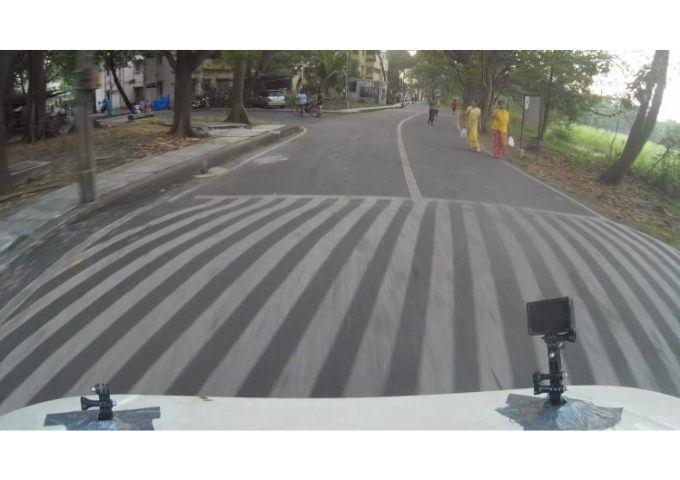
//> input picture test_cases/8_3.png, 680 x 480 px
$ ./canny_hough   (built with g++ and OpenCV 4)
//> lines starting //> are read from the running program, lines starting //| are printed output that depends on the picture; after the words box and inside, x2 and y2 are one past the last pixel; in counts of white or black regions, pixels touching at a corner belong together
#include <opencv2/imgproc.hpp>
#include <opencv2/imgcodecs.hpp>
#include <opencv2/highgui.hpp>
#include <opencv2/opencv.hpp>

using namespace cv;
using namespace std;
//global
Mat img,adp,blurr,canny,hou;
int max_value = 255;
int odd_ker = 60;//or 70-97 for gaussian//20-40 for mean
int ker_size = 2*odd_ker + 3;
int d = 80;
int c = d-80;
int i = 10;
int thres_inter = 50;
int lmin = 50;
int dmax = 10;
void hough(int ,void*)
{
	//parameters for trackbars
	ker_size = 2*odd_ker + 1;
	c = d-80;
	//adaptive thresholding
	/*adaptiveThreshold(img,adp,max_value,ADAPTIVE_THRESH_MEAN_C, THRESH_BINARY,ker_size,c);
	imshow("adaptiveThreshold_mean",adp);*/
	adaptiveThreshold(img,adp,max_value,ADAPTIVE_THRESH_GAUSSIAN_C, THRESH_BINARY,ker_size,c);
	imshow("adaptiveThreshold_gaussian",adp);
	//filter of blur to remove noise dil,erode +blurs

	//blur
	medianBlur(adp,blurr,(2*i+1));
	//GaussianBlur(adp,blurr,Size(2*i+1,2*i+1),0,0);
	imshow("blur",blurr);
	//edge detection
	Canny(blurr,canny,100,300,3);
	imshow("canny",canny);
	//hough line transfom
	vector<Vec4i> linesP;
	HoughLinesP(canny,linesP,1,CV_PI/180,thres_inter,lmin,dmax );
	//drawing the lines
	hou = img.clone();
	for( size_t i = 0; i < linesP.size(); i++ )
    {
        Vec4i l = linesP[i];
        line( hou, Point(l[0], l[1]), Point(l[2], l[3]), Scalar(255,0,0), 3, LINE_AA);
    }
	imshow("hough",hou);
	waitKey(0);

}
int main()
{
	img = imread("8_3.png",0);
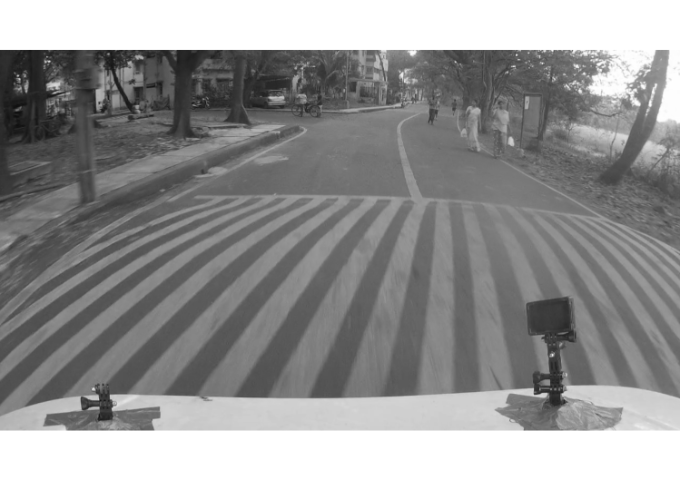
//> img: 480 rows x 680 cols, CV_8UC1; min 15, max 255, mean 145.7
	namedWindow("adaptiveThreshold",CV_WINDOW_FREERATIO);
	namedWindow("blur",CV_WINDOW_FREERATIO);
	namedWindow("canny",CV_WINDOW_FREERATIO);
	namedWindow("hough",CV_WINDOW_FREERATIO);
	createTrackbar("max_value","adaptiveThreshold",&max_value,255,hough);
	createTrackbar("odd_ker","adaptiveThreshold",&odd_ker,600,hough);
	createTrackbar("d","adaptiveThreshold",&d,333,hough);
	createTrackbar("i","blur",&i,50,hough);
	createTrackbar("thres_inter","hough",&thres_inter,200,hough);
	createTrackbar("lmin","hough",&lmin,100,hough);
	createTrackbar("dmax","hough",&dmax,50,hough);
	hough(max_value,0);
//> in hough, `adaptiveThreshold(img,adp,max_value,ADAPTIVE_THRESH_GAUSSIAN_C, THRESH..`:
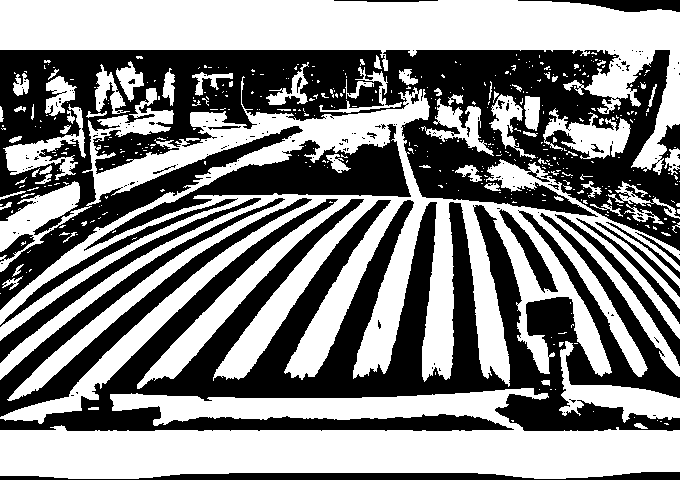
//> adp: 480 rows x 680 cols, CV_8UC1; 52.4% white; 183 black regions (159 under 20 px), largest, box (x1, y1, x2, y2) and area: (0, 50, 680, 310) 65987, (0, 199, 680, 431) 56598, (0, 198, 312, 417) 9002
//> in hough, `medianBlur(adp,blurr,(2*i+1));`:
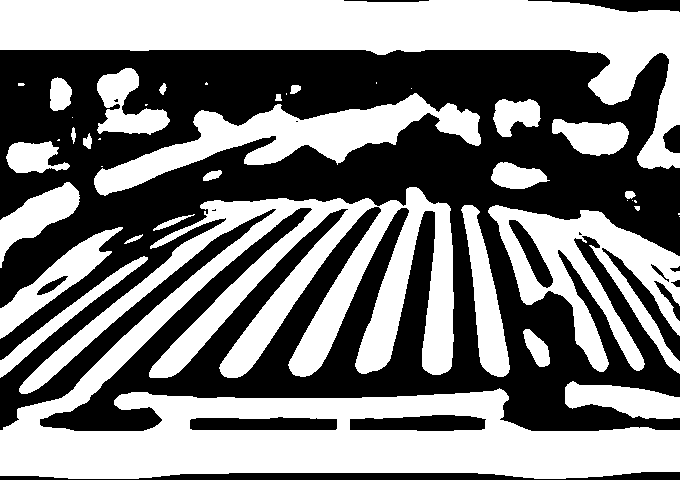
//> blurr: 480 rows x 680 cols, CV_8UC1; 49.9% white; 41 white regions (15 under 20 px), largest, box (x1, y1, x2, y2) and area: (0, 187, 680, 479) 74398, (0, 0, 680, 169) 37708, (488, 205, 680, 374) 13557
//> in hough, `Canny(blurr,canny,100,300,3);`:
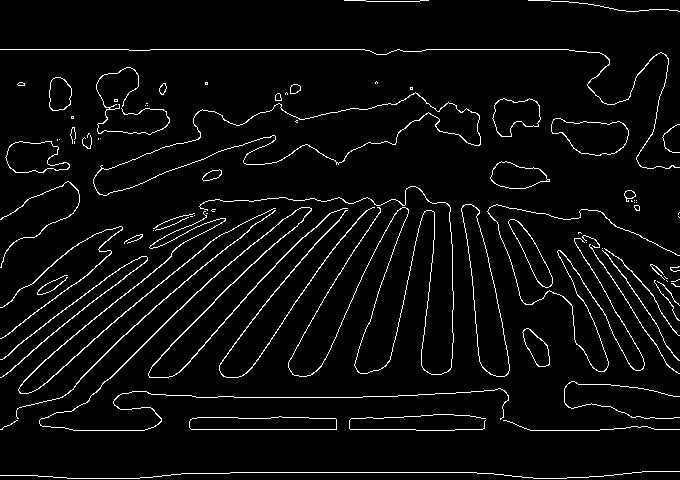
//> canny: 480 rows x 680 cols, CV_8UC1; 4.3% white in thin lines or dots
//> in hough, `HoughLinesP(canny,linesP,1,CV_PI/180,thres_inter,lmin,dmax );`: linesP = 58 lines (x1, y1, x2, y2), first 8: [0, 49, 128, 49], [350, 429, 415, 429], [230, 472, 476, 472], [130, 357, 219, 271], [530, 430, 599, 430], [102, 331, 223, 233], [45, 359, 170, 257], [234, 397, 362, 397]
//> the loop in hough, `for( size_t i = 0; i < linesP.size(); i++ )` made 58 passes
//> l on passes 1 to 12: [0, 49, 128, 49], [350, 429, 415, 429], [230, 472, 476, 472], [130, 357, 219, 271], [530, 430, 599, 430], [102, 331, 223, 233], [45, 359, 170, 257], [234, 397, 362, 397], [184, 367, 264, 276], [40, 343, 147, 259], [246, 327, 325, 233], [62, 397, 134, 325]
//> after the loop in hough, `for( size_t i = 0; i < linesP.size(); i++ )`:
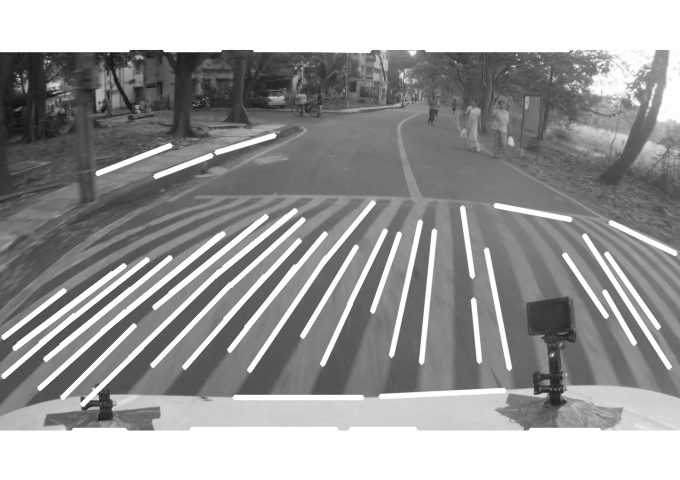
//> hou: 480 rows x 680 cols, CV_8UC1; 9.33% of pixels changed, all inside (x1, y1, x2, y2) = (0, 49, 679, 431)
	return 0;
}

$ run again, with test_cases/0_0.png copied over test_cases/8_3.png
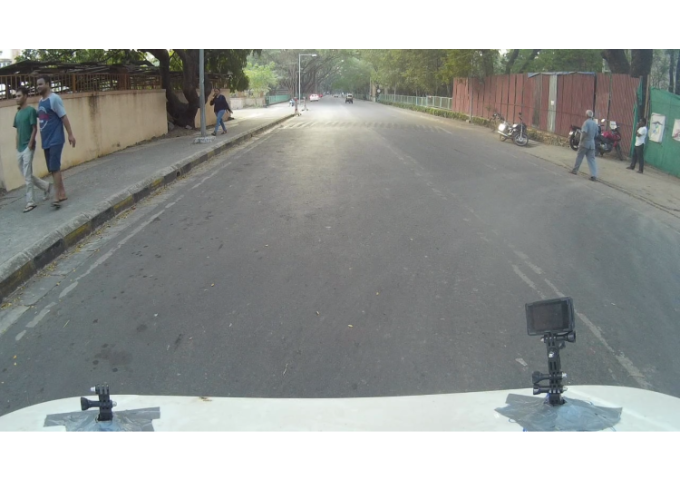
//> input picture test_cases/0_0.png, 680 x 480 px
//> in hough, `adaptiveThreshold(img,adp,max_value,ADAPTIVE_THRESH_GAUSSIAN_C, THRESH..`:
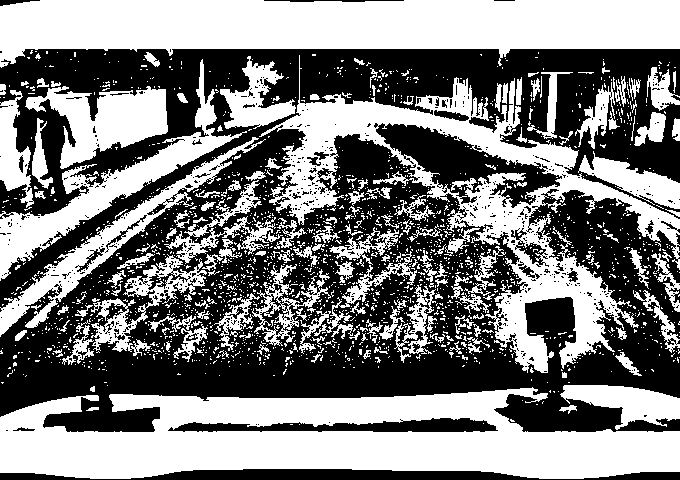
//> adp: 480 rows x 680 cols, CV_8UC1; 49.6% white; 1989 white regions (1815 under 20 px), largest, box (x1, y1, x2, y2) and area: (0, 387, 680, 479) 40712, (0, 0, 680, 68) 33415, (259, 55, 680, 373) 27047
//> blurr: 480 rows x 680 cols, CV_8UC1; 44.5% white; 43 white regions (18 under 20 px), largest, box (x1, y1, x2, y2) and area: (0, 384, 680, 479) 45598, (0, 0, 680, 65) 33638, (226, 64, 680, 370) 33440
//> canny: 480 rows x 680 cols, CV_8UC1; 2.7% white in thin lines or dots
//> linesP = 16 lines (x1, y1, x2, y2), first 8: [260, 48, 488, 48], [407, 431, 477, 431], [350, 397, 499, 390], [290, 468, 390, 469], [279, 397, 335, 397], [13, 266, 73, 228], [121, 393, 196, 396], [5, 305, 58, 261]
//> the loop in hough, `for( size_t i = 0; i < linesP.size(); i++ )` made 16 passes
//> after the loop in hough, `for( size_t i = 0; i < linesP.size(); i++ )`:
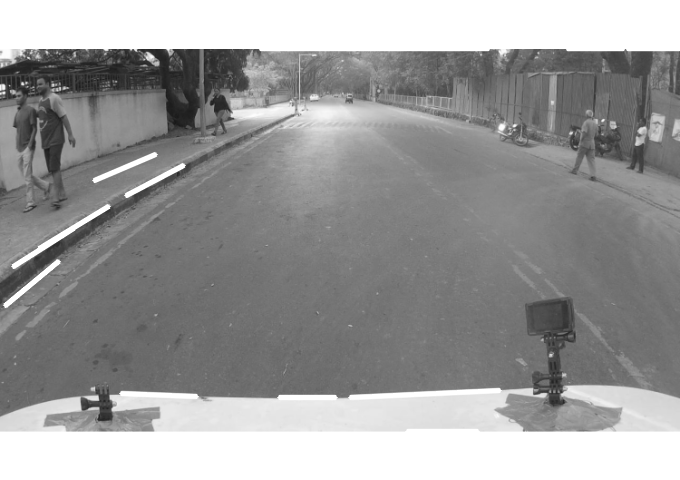
//> hou: 480 rows x 680 cols, CV_8UC1; min 21, max 255, mean 154.3

$ run again, with test_cases/0_1.png copied over test_cases/8_3.png
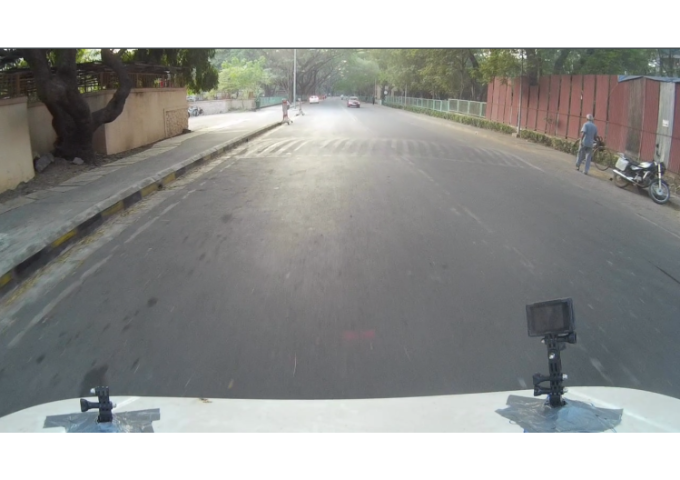
//> input picture test_cases/0_1.png, 680 x 480 px
//> in hough, `adaptiveThreshold(img,adp,max_value,ADAPTIVE_THRESH_GAUSSIAN_C, THRESH..`:
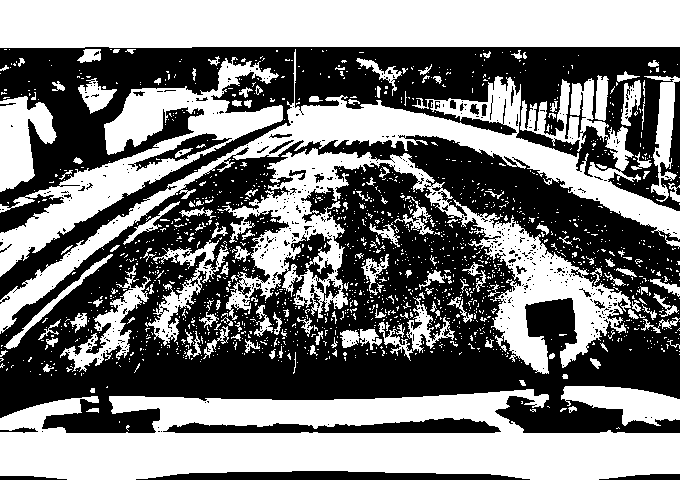
//> adp: 480 rows x 680 cols, CV_8UC1; 48.7% white; 1628 white regions (1473 under 20 px), largest, box (x1, y1, x2, y2) and area: (0, 389, 680, 480) 41012, (0, 0, 680, 48) 32128, (0, 49, 680, 334) 22070
//> blurr: 480 rows x 680 cols, CV_8UC1; 45.4% white; 24 white regions (3 under 20 px), largest, box (x1, y1, x2, y2) and area: (0, 80, 680, 309) 43831, (0, 392, 680, 480) 42840, (0, 0, 680, 58) 32518
//> canny: 480 rows x 680 cols, CV_8UC1; 2.7% white in thin lines or dots
//> linesP = 25 lines (x1, y1, x2, y2), first 8: [306, 46, 472, 46], [531, 432, 598, 432], [193, 398, 270, 398], [0, 47, 71, 47], [335, 398, 402, 397], [347, 471, 434, 472], [6, 296, 113, 219], [218, 46, 274, 46]
//> the loop in hough, `for( size_t i = 0; i < linesP.size(); i++ )` made 25 passes
//> after the loop in hough, `for( size_t i = 0; i < linesP.size(); i++ )`:
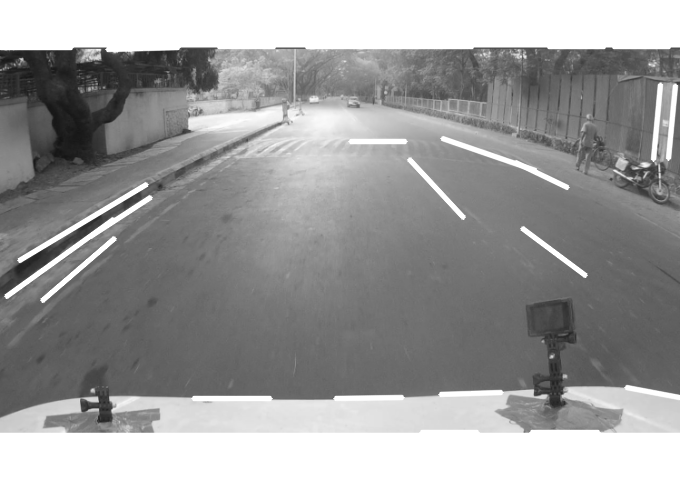
//> hou: 480 rows x 680 cols, CV_8UC1; min 19, max 255, mean 153.7

$ run again, with test_cases/0_2.png copied over test_cases/8_3.png
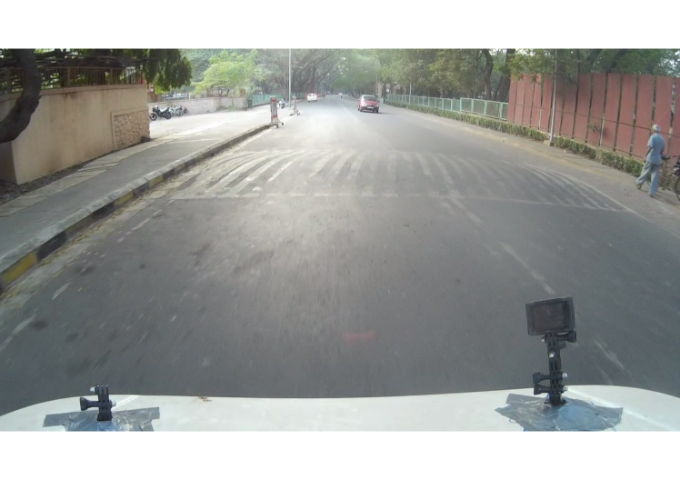
//> input picture test_cases/0_2.png, 680 x 480 px
//> in hough, `adaptiveThreshold(img,adp,max_value,ADAPTIVE_THRESH_GAUSSIAN_C, THRESH..`:
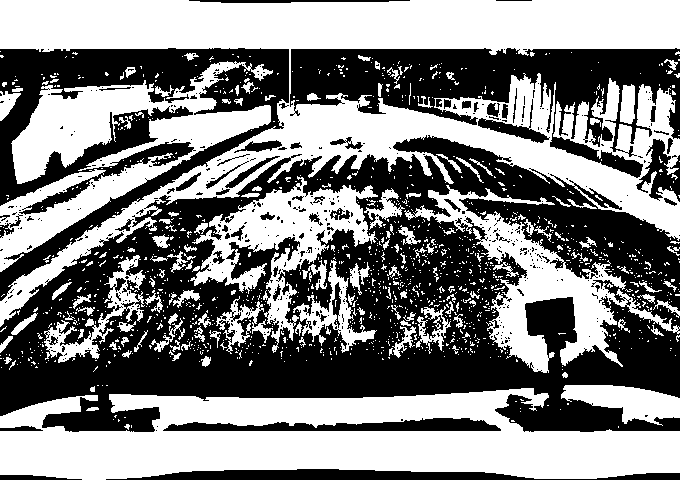
//> adp: 480 rows x 680 cols, CV_8UC1; 50.8% white; 473 black regions (421 under 20 px), largest, box (x1, y1, x2, y2) and area: (0, 135, 680, 432) 101664, (0, 48, 289, 301) 23300, (290, 48, 680, 178) 21465
//> blurr: 480 rows x 680 cols, CV_8UC1; 48.7% white; 16 white regions (3 under 20 px), largest, box (x1, y1, x2, y2) and area: (0, 384, 680, 480) 45966, (0, 66, 680, 325) 44931, (0, 0, 680, 53) 33196
//> canny: 480 rows x 680 cols, CV_8UC1; 2.7% white in thin lines or dots
//> linesP = 27 lines (x1, y1, x2, y2), first 8: [378, 48, 480, 48], [413, 430, 476, 430], [238, 397, 363, 397], [338, 469, 409, 470], [193, 470, 337, 468], [292, 1, 389, 1], [84, 48, 177, 48], [241, 48, 301, 49]
//> the loop in hough, `for( size_t i = 0; i < linesP.size(); i++ )` made 27 passes
//> after the loop in hough, `for( size_t i = 0; i < linesP.size(); i++ )`:
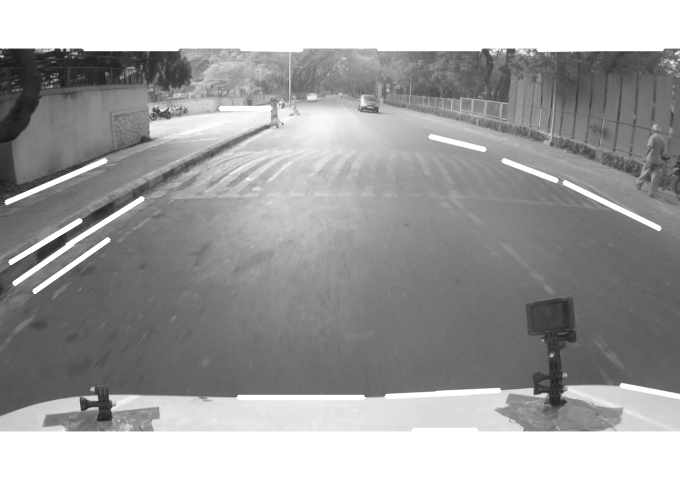
//> hou: 480 rows x 680 cols, CV_8UC1; min 22, max 255, mean 159.8
